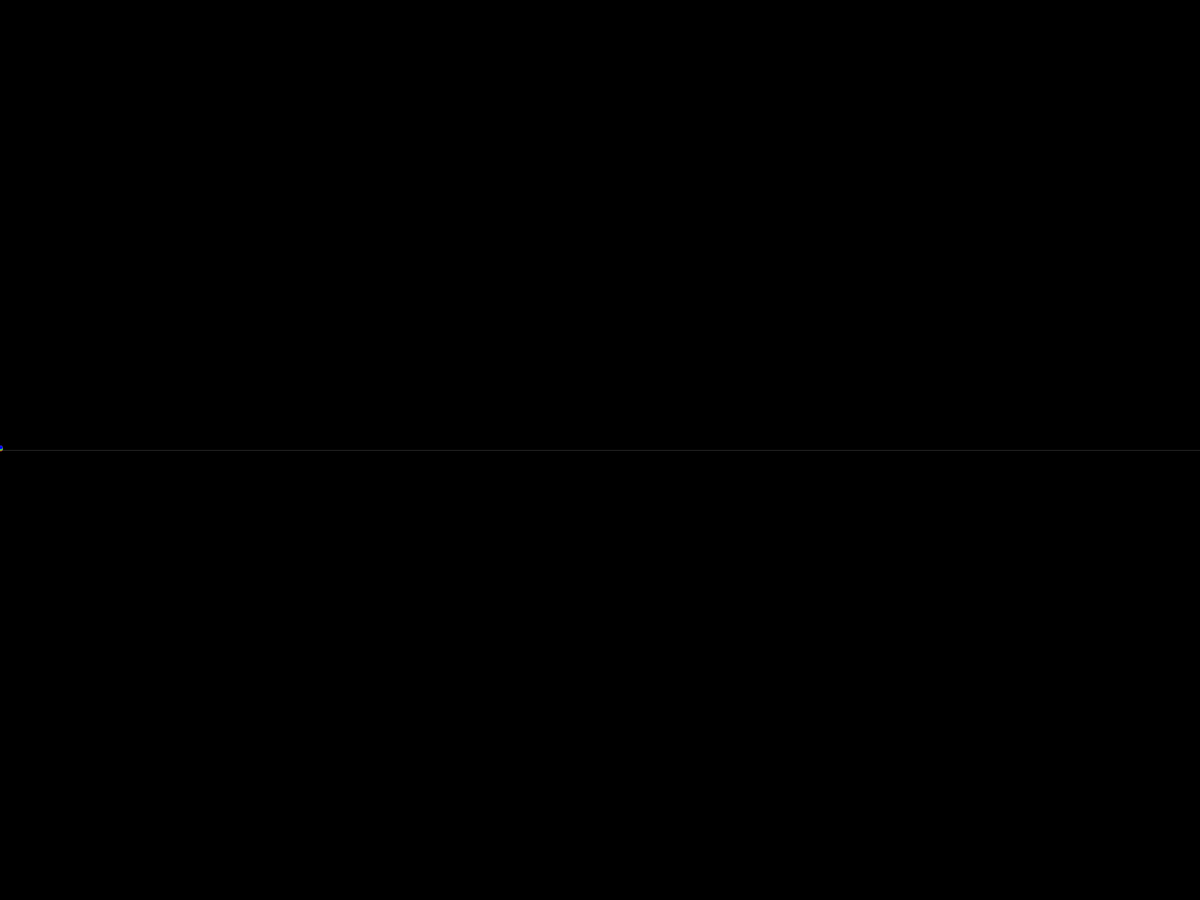
Frame 1 (no input)
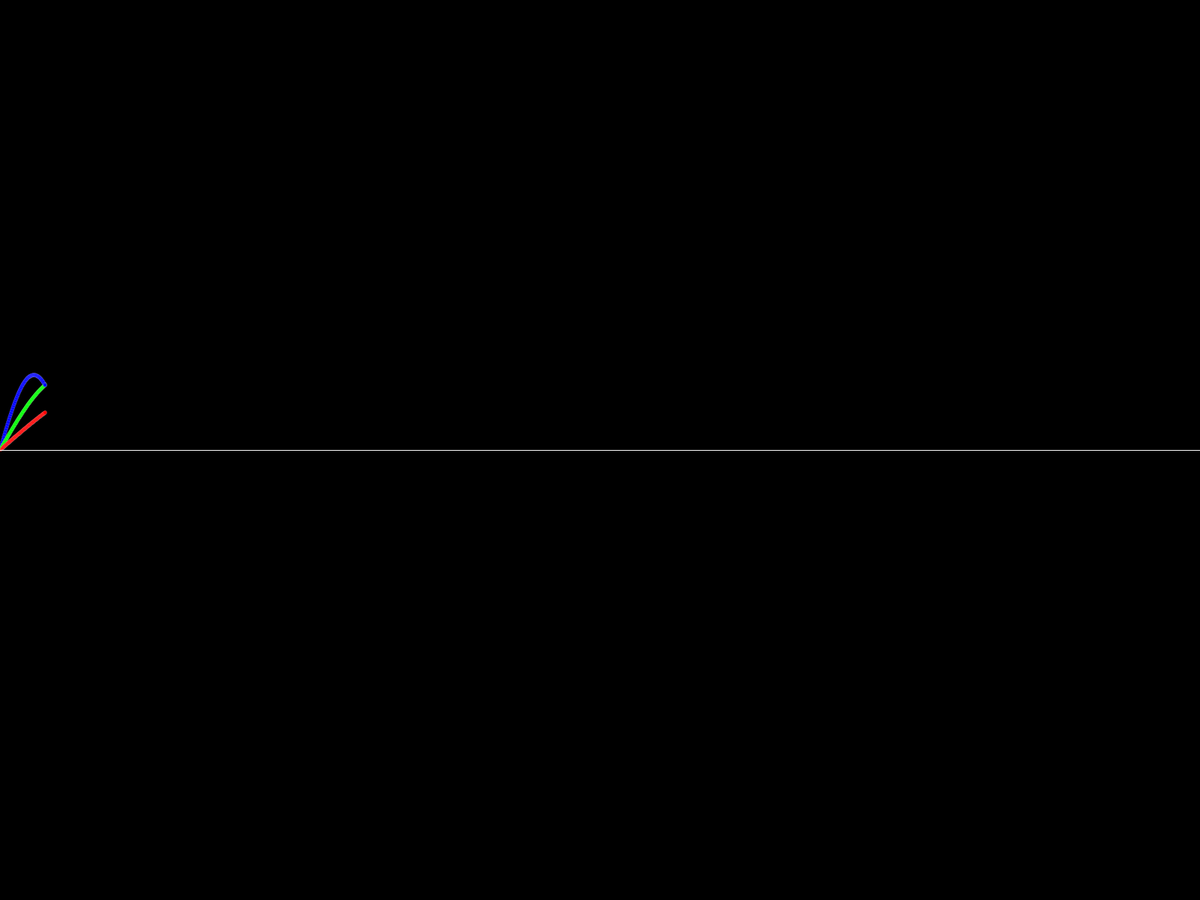
Frame 60 (the mouse pressed at the canvas centre just before this capture)
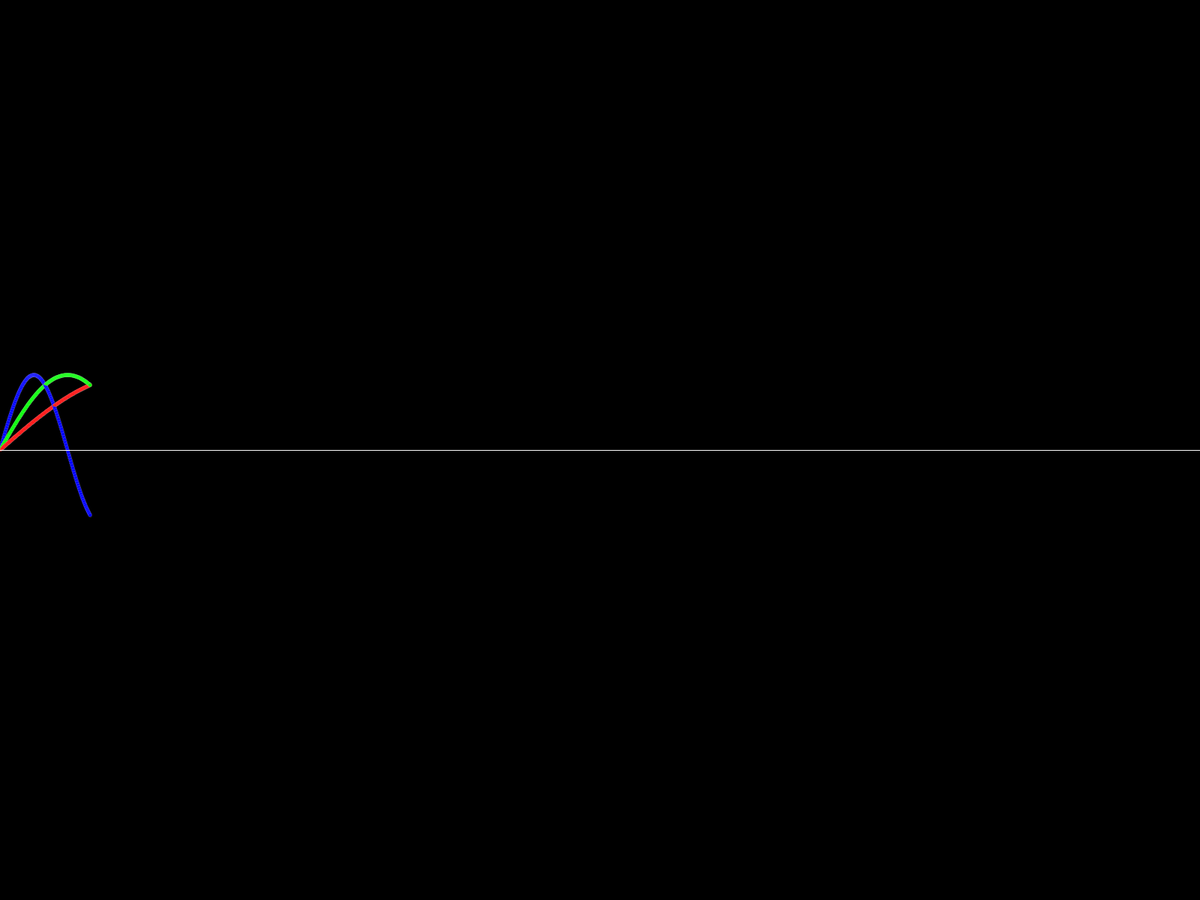
Frame 120 (the mouse held since frame 60 and released just before this capture)

The Processing sketch that drew these frames (run headless with seeded random() and noise(); from frame 60 on, the mouse is pressed at the canvas centre):

// Processing sketch: mySketch
// ── mySketch.pde
// Poliphonia Media Lab, 14 de agosto de 2018

/*
 * https://processing.org/reference/sin_.html
 * https://processing.org/examples/sinewave.html
 */

void setup() {
  fullScreen();
	background(0);
}

void draw(){
	noFill();
	stroke(255, 40);
	line(0,height/2,width,height/2);
	
	//move the coordinate system to left middle
  translate(0, height/2);
	
	fill(255, 0, 0);
	ellipse(frameCount, sin(radians(frameCount) * 0.5) * -100, 5, 5);
	fill(0, 255, 0);
  ellipse(frameCount, sin(radians(frameCount)) * -100, 5, 5);
	fill(0, 0, 255);
	ellipse(frameCount, sin(radians(frameCount) * 2) * -100, 5, 5);
}
